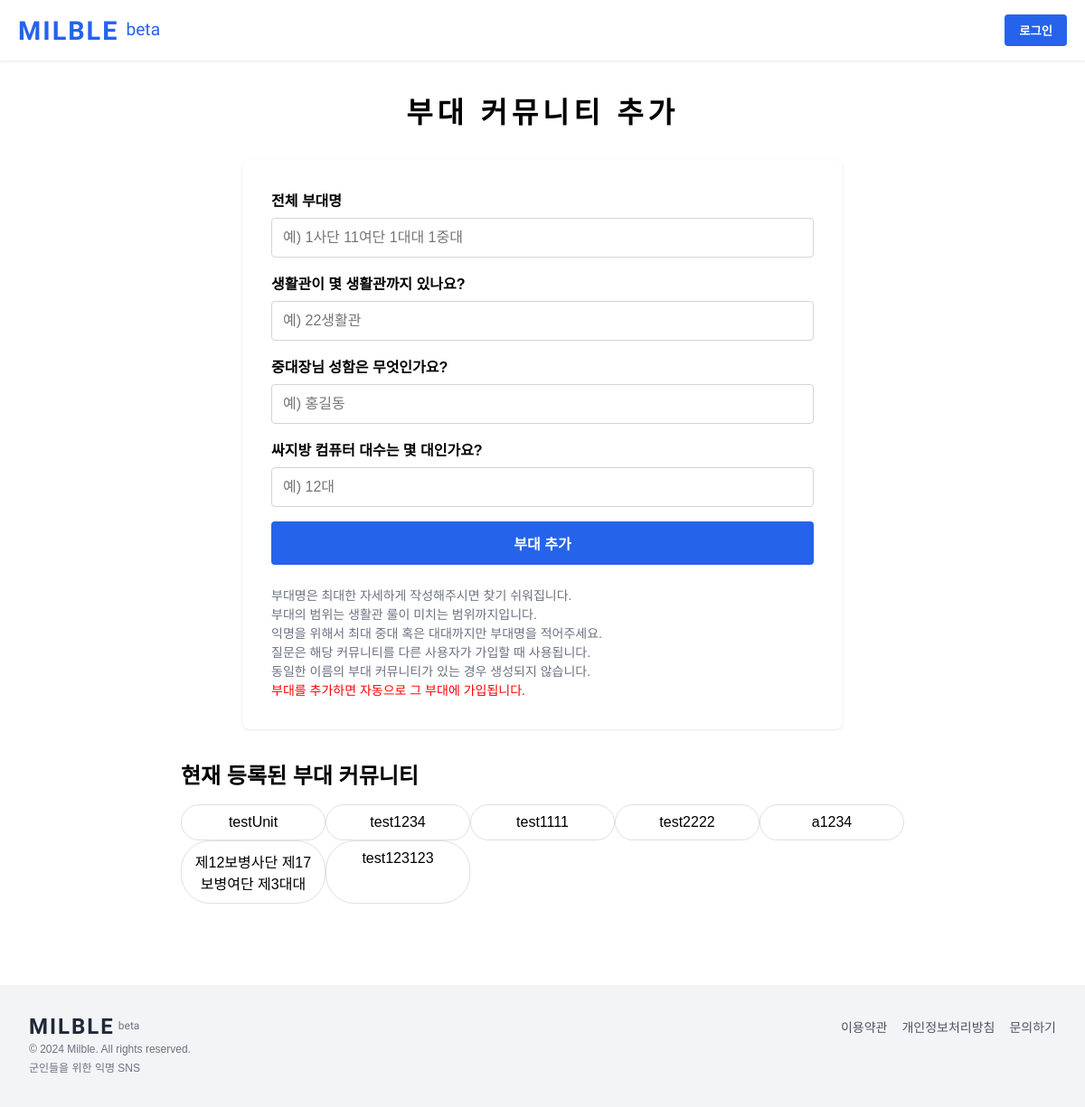
Page /create-unit/ on the earlier database version.
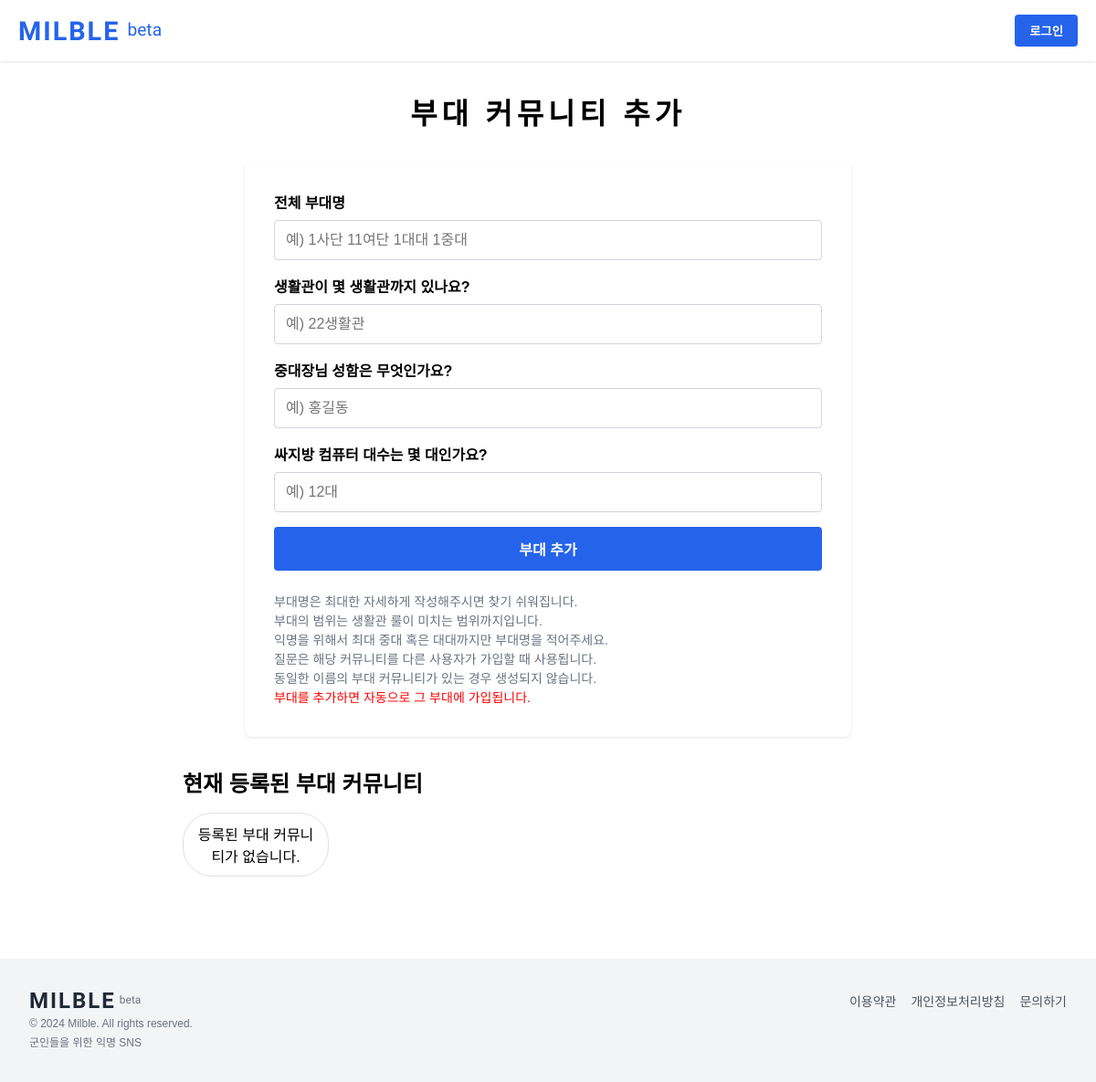
Same page on the later database version.
### milble_app/models.py (models this page shows, shortened)
class Unit(models.Model):
    name = models.CharField(max_length=100, unique=True)
    answer1 = models.CharField(max_length=255, blank=False)
    answer2 = models.CharField(max_length=255, blank=False)
    answer3 = models.CharField(max_length=255, blank=False)
    subscriber_count = models.PositiveIntegerField(default=0)  # 가입자 수 변수 추가

### milble_app/views.py (the view)
# urls.py: path('create-unit/', views.unit_create_view, name='create_unit'),
def unit_create_view(request):
    units = Unit.objects.all()
    if request.method == 'POST':
        form = UnitForm(request.POST)
        if form.is_valid():
            unit = form.save()
            user = request.user
            user.unit = unit
            user.save()
            unit.subscriber_count += 1
            unit.save()
            return redirect('/')
    else:
        form = UnitForm()
    return render(request, 'create_unit.html', {
        'form': form,
        'units': units
    })

### milble_app/forms.py (shortened to what this page needs)
class UnitForm(forms.ModelForm):
    class Meta:
        model = Unit
        fields = ['name', 'answer1', 'answer2', 'answer3']
        labels = {
            'name': '전체 부대명',
            'answer1': '질문1에 대한 답',
            'answer2': '질문2에 대한 답',
            'answer3': '질문3에 대한 답',
        }
        widgets = {
            'name': forms.TextInput(attrs={'placeholder': '예) 1사단 11여단 1대대 1중대'}),
            'answer1': forms.TextInput(attrs={'placeholder': '예) 22생활관'}),
            'answer2': forms.TextInput(attrs={'placeholder': '예) 홍길동'}),
            'answer3': forms.TextInput(attrs={'placeholder': '예) 12대'}),
        }

### templates/create_unit.html (shortened to what this page needs)
{% extends 'base.html' %}
{% load static %}
{% block head %}
    <link rel="stylesheet" type="text/css" href="{% static 'create_unit.css' %}">
{% endblock %}
{% block main %}
    <main class="container">
        <h1 class="main-title">부대 커뮤니티 추가</h1>
        <div class="form-container">
            <form id="unit-form" method="POST">
                <label for="id_name">전체 부대명</label>
                {{ form.name }}
                <label for="id_answer1">생활관이 몇 생활관까지 있나요?</label>
                {{ form.answer1 }}
                <label for="id_answer2">중대장님 성함은 무엇인가요?</label>
                {{ form.answer2 }}
                <label for="id_answer3">싸지방 컴퓨터 대수는 몇 대인가요?</label>
                {{ form.answer3 }}
                <button type="submit">부대 추가</button>
            </form>
            <div class="note">
                부대명은 최대한 자세하게 작성해주시면 찾기 쉬워집니다.<br>
                부대의 범위는 생활관 룰이 미치는 범위까지입니다.<br>
                익명을 위해서 최대 중대 혹은 대대까지만 부대명을 적어주세요.<br>
                질문은 해당 커뮤니티를 다른 사용자가 가입할 때 사용됩니다.<br>
                동일한 이름의 부대 커뮤니티가 있는 경우 생성되지 않습니다.<br>
                <span style="color: red;">부대를 추가하면 자동으로 그 부대에 가입됩니다.</span>
            </div>
        </div>
        <div class="unit-list">
            <h2>현재 등록된 부대 커뮤니티</h2>
            <ul>
                {% for unit in units %}
                    <li>{{ unit.name }}</li>
                {% empty %}
                    <li>등록된 부대 커뮤니티가 없습니다.</li>
                {% endfor %}
            </ul>
        </div>
    </main>
{% endblock %}

Differences in the rows shown:
removed Unit: name "testUnit"
removed Unit: name "test1234"
removed Unit: name "test1111"
removed Unit: name "test2222"
removed Unit: name "a1234"
removed Unit: name "제12보병사단 제17보병여단 제3대대"
removed Unit: name "test123123"
Other differences:
text now shown: "등록된 부대 커뮤니티가 없습니다."
